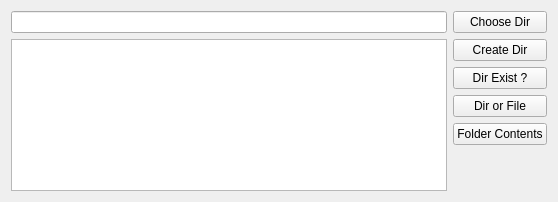
<?xml version="1.0" encoding="UTF-8"?>
<ui version="4.0">
 <class>Widget</class>
 <widget class="QWidget" name="Widget">
  <property name="geometry">
   <rect>
    <x>0</x>
    <y>0</y>
    <width>558</width>
    <height>202</height>
   </rect>
  </property>
  <property name="windowTitle">
   <string>Widget</string>
  </property>
  <layout class="QHBoxLayout" name="horizontalLayout">
   <item>
    <layout class="QVBoxLayout" name="verticalLayout">
     <item>
      <widget class="QLineEdit" name="lineEdit"/>
     </item>
     <item>
      <widget class="QListWidget" name="listWidget"/>
     </item>
    </layout>
   </item>
   <item>
    <layout class="QVBoxLayout" name="verticalLayout_2">
     <item>
      <widget class="QPushButton" name="chooseDirButton">
       <property name="text">
        <string>Choose Dir</string>
       </property>
      </widget>
     </item>
     <item>
      <widget class="QPushButton" name="createDirButton">
       <property name="text">
        <string>Create Dir</string>
       </property>
      </widget>
     </item>
     <item>
      <widget class="QPushButton" name="dirExistButton">
       <property name="text">
        <string>Dir Exist ?</string>
       </property>
      </widget>
     </item>
     <item>
      <widget class="QPushButton" name="dirOrFileButton">
       <property name="text">
        <string>Dir or File</string>
       </property>
      </widget>
     </item>
     <item>
      <widget class="QPushButton" name="folderContentsButton">
       <property name="text">
        <string>Folder Contents</string>
       </property>
      </widget>
     </item>
     <item>
      <spacer name="verticalSpacer">
       <property name="orientation">
        <enum>Qt::Vertical</enum>
       </property>
       <property name="sizeHint" stdset="0">
        <size>
         <width>20</width>
         <height>40</height>
        </size>
       </property>
      </spacer>
     </item>
    </layout>
   </item>
  </layout>
 </widget>
 <layoutdefault spacing="6" margin="11"/>
 <resources/>
 <connections/>
</ui>
